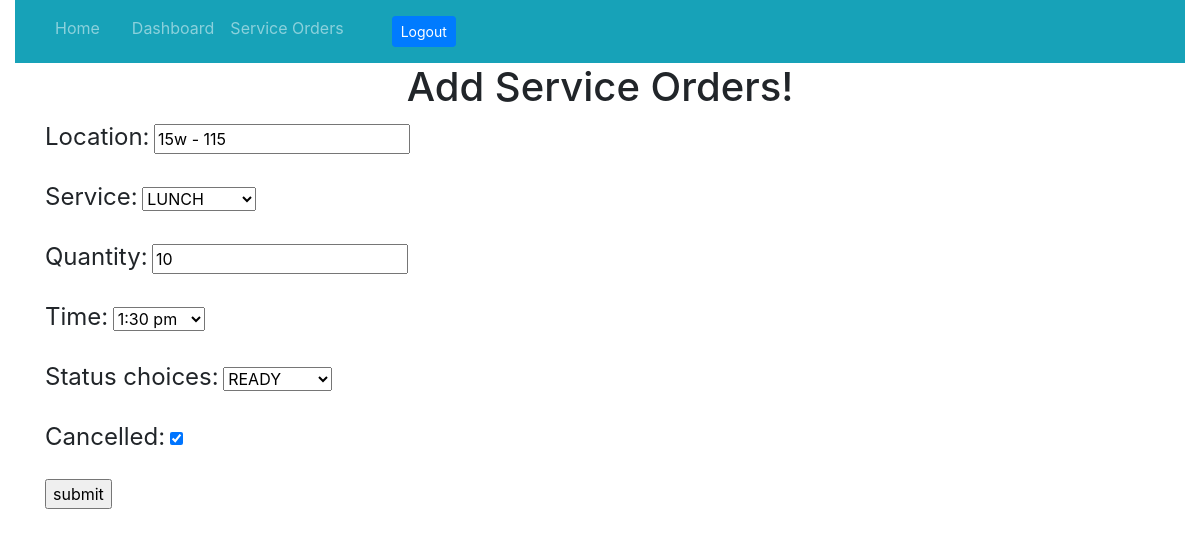
/orders/11/ (signed in), run on the app's committed database.
### orders/models.py (models this page shows, shortened)
class Service(models.Model):
	STATUS_CHOICES = (
		('Ready', 'READY'),
		('Stand-by', 'STANDBY'),
		('Enroute', 'ENROUTE'),
		('Delivered', 'DELIVERED')
	)
	SERVICE_CHOICES = (
		('AM Break', 'AM_BREAK'),
		('Breakfast', 'BREAKFAST'),
		('Lunch', 'LUNCH'),
		('PM Break', 'PM_BREAK'),
		('Dinner', 'DINNER'),
		('Popup', 'POPUP')
	)
	TIME_CHOICES = (
		('12:00 am', '12:00 am'),
		('12:30 am', '12:30 am'),
		('1:00 am', '1:00 am'),
		('1:30 am', '1:30 am'),
		('2:00 am', '2:00 am'),
		('2:30 am', '2:30 am'),
		('3:00 am', '3:00 am'),
		('4:00 am', '4:00 am'),
		('4:30 am', '4:30 am'),
		('5:00 am', '5:00 am'),
		('5:30 am', '5:30 am'),
		('6:00 am', '6:00 am'),
		('6:30 am', '6:30 am'),
		('7:00 am', '7:00 am'),
		('7:30 am', '7:30 am'),
		('8:00 am', '8:00 am'),
		('8:30 am', '8:30 am'),
		('9:00 am', '9:00 am'),
		('9:30 am', '9:30 am'),
		('10:00 am', '10:00 am'),
		('10:30 am', '10:30 am'),
		('11:00 am', '11:00 am'),
		('11:30 am', '11:30 am'),
		('12:00 pm', '12:00 pm'),
		('12:30 pm', '12:30 pm'),
		('1:00 pm', '1:00 pm'),
		('1:30 pm', '1:30 pm'),
		('2:00 pm', '2:00 pm'),
		('2:30 pm', '2:30 pm'),
		('3:00 pm', '3:00 pm'),
		('4:00 pm', '4:00 pm'),
		('4:30 pm', '4:30 pm'),
		('5:00 pm', '5:00 pm'),
		('5:30 pm', '5:30 pm'),
		('6:00 pm', '6:00 pm'),
		('6:30 pm', '6:30 pm'),
		('7:00 pm', '7:00 pm'),
		('7:30 pm', '7:30 pm'),
		('8:00 pm', '8:00 pm'),
		('8:30 pm', '8:30 pm'),
		('9:00 pm', '9:00 pm'),
		('9:30 pm', '9:30 pm'),
		('10:00 pm', '10:00 pm'),
		('10:30 pm', '10:30 pm'),
		('11:00 pm', '11:00 pm'),
		('11:30 pm', '11:30 pm'),
	)
	location = models.CharField(max_length=200)
	service = models.CharField(max_length=20, choices=SERVICE_CHOICES, default='AM Break')
	quantity = models.CharField(max_length=200)
	time = models.CharField(max_length=200, choices=TIME_CHOICES, default='10:30 am')
	status_choices = models.CharField(max_length=20, choices=STATUS_CHOICES, default='Stand-by')
	added = models.DateTimeField(auto_now_add=True)
	updated = models.DateTimeField(default=timezone.now())
	office = models.ForeignKey(User, on_delete=models.CASCADE, default=None)
	cancelled = models.BooleanField(default=False)

### orders/views.py (the view)
# urls.py: re_path(r'^(?P<pk>\d+)/$', StatusUpdate.as_view(), name='update'),
class StatusUpdate(UpdateView):
	model = Service
	fields = ['location', 'service', 'quantity', 'time', 'status_choices', 'cancelled']
	success_url = reverse_lazy('orders:orders_view')

### orders/templates/orders/service_form.html (shortened to what this page needs)
{% extends 'base_layout.html' %}
{% block content %}
<div class="container">
	<h1 align="center">Add Service Orders!</h1>
	<form class="form-horizontal" action="{% url 'orders:update' service.pk %}" method="post" enctype="multipart/form-data">
		{{ form.as_p }}
	<input type="submit" value="submit">
	</form>
</div>
{% endblock %}

### orders/static/orders/styles.css (style rules this page uses)
label { font-size: 1.5em; }
body { background: rgba(44, 62, 80, .8); font-family: 'Oswald', 'Futura', sans-serif; }

### data on the page
Service: location "15w - 115", service "LUNCH", quantity "10", time "1:30 pm", status_choices "READY", cancelled "☑"
